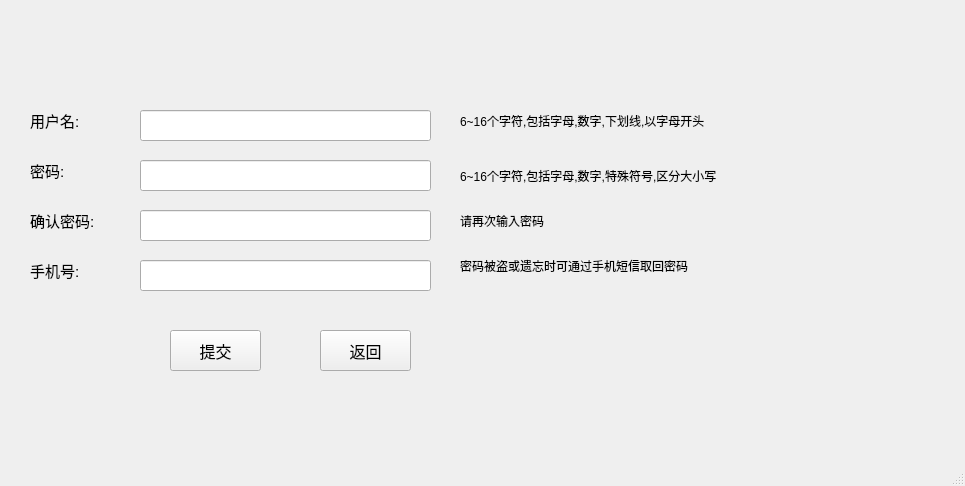
<?xml version="1.0" encoding="UTF-8"?>
<ui version="4.0">
 <class>Register</class>
 <widget class="QMainWindow" name="Register">
  <property name="geometry">
   <rect>
    <x>0</x>
    <y>0</y>
    <width>965</width>
    <height>486</height>
   </rect>
  </property>
  <property name="windowTitle">
   <string>Register</string>
  </property>
  <property name="styleSheet">
   <string notr="true">QWidget#centralwidget {
	border-image: url(:/new/prefix1/4908302_120933397000_2.jpg);}</string>
  </property>
  <widget class="QWidget" name="centralwidget">
   <widget class="QLabel" name="label">
    <property name="geometry">
     <rect>
      <x>30</x>
      <y>100</y>
      <width>91</width>
      <height>41</height>
     </rect>
    </property>
    <property name="font">
     <font>
      <pointsize>11</pointsize>
     </font>
    </property>
    <property name="text">
     <string>用户名:</string>
    </property>
   </widget>
   <widget class="QLabel" name="label_2">
    <property name="geometry">
     <rect>
      <x>30</x>
      <y>150</y>
      <width>81</width>
      <height>41</height>
     </rect>
    </property>
    <property name="font">
     <font>
      <pointsize>11</pointsize>
     </font>
    </property>
    <property name="text">
     <string>密码:</string>
    </property>
   </widget>
   <widget class="QLabel" name="label_3">
    <property name="geometry">
     <rect>
      <x>30</x>
      <y>200</y>
      <width>91</width>
      <height>41</height>
     </rect>
    </property>
    <property name="font">
     <font>
      <pointsize>11</pointsize>
     </font>
    </property>
    <property name="text">
     <string>确认密码:</string>
    </property>
   </widget>
   <widget class="QLabel" name="label_4">
    <property name="geometry">
     <rect>
      <x>30</x>
      <y>250</y>
      <width>71</width>
      <height>41</height>
     </rect>
    </property>
    <property name="font">
     <font>
      <pointsize>11</pointsize>
     </font>
    </property>
    <property name="text">
     <string>手机号:</string>
    </property>
   </widget>
   <widget class="QLineEdit" name="lineEdit">
    <property name="geometry">
     <rect>
      <x>140</x>
      <y>110</y>
      <width>291</width>
      <height>31</height>
     </rect>
    </property>
    <property name="font">
     <font>
      <pointsize>10</pointsize>
     </font>
    </property>
   </widget>
   <widget class="QLineEdit" name="lineEdit_2">
    <property name="geometry">
     <rect>
      <x>140</x>
      <y>160</y>
      <width>291</width>
      <height>31</height>
     </rect>
    </property>
    <property name="font">
     <font>
      <pointsize>10</pointsize>
     </font>
    </property>
    <property name="echoMode">
     <enum>QLineEdit::Password</enum>
    </property>
   </widget>
   <widget class="QLineEdit" name="lineEdit_3">
    <property name="geometry">
     <rect>
      <x>140</x>
      <y>210</y>
      <width>291</width>
      <height>31</height>
     </rect>
    </property>
    <property name="font">
     <font>
      <pointsize>10</pointsize>
     </font>
    </property>
    <property name="echoMode">
     <enum>QLineEdit::Password</enum>
    </property>
   </widget>
   <widget class="QLineEdit" name="lineEdit_4">
    <property name="geometry">
     <rect>
      <x>140</x>
      <y>260</y>
      <width>291</width>
      <height>31</height>
     </rect>
    </property>
    <property name="font">
     <font>
      <pointsize>10</pointsize>
     </font>
    </property>
   </widget>
   <widget class="QPushButton" name="pushButton">
    <property name="geometry">
     <rect>
      <x>170</x>
      <y>330</y>
      <width>91</width>
      <height>41</height>
     </rect>
    </property>
    <property name="font">
     <font>
      <pointsize>12</pointsize>
     </font>
    </property>
    <property name="text">
     <string>提交</string>
    </property>
   </widget>
   <widget class="QPushButton" name="pushButton_2">
    <property name="geometry">
     <rect>
      <x>320</x>
      <y>330</y>
      <width>91</width>
      <height>41</height>
     </rect>
    </property>
    <property name="font">
     <font>
      <pointsize>12</pointsize>
     </font>
    </property>
    <property name="text">
     <string>返回</string>
    </property>
   </widget>
   <widget class="QLabel" name="label_5">
    <property name="geometry">
     <rect>
      <x>460</x>
      <y>100</y>
      <width>451</width>
      <height>41</height>
     </rect>
    </property>
    <property name="font">
     <font>
      <pointsize>9</pointsize>
     </font>
    </property>
    <property name="text">
     <string>6~16个字符,包括字母,数字,下划线,以字母开头</string>
    </property>
   </widget>
   <widget class="QLabel" name="label_6">
    <property name="geometry">
     <rect>
      <x>460</x>
      <y>160</y>
      <width>471</width>
      <height>31</height>
     </rect>
    </property>
    <property name="font">
     <font>
      <pointsize>9</pointsize>
     </font>
    </property>
    <property name="text">
     <string>6~16个字符,包括字母,数字,特殊符号,区分大小写</string>
    </property>
   </widget>
   <widget class="QLabel" name="label_7">
    <property name="geometry">
     <rect>
      <x>460</x>
      <y>200</y>
      <width>351</width>
      <height>41</height>
     </rect>
    </property>
    <property name="font">
     <font>
      <pointsize>9</pointsize>
     </font>
    </property>
    <property name="text">
     <string>请再次输入密码</string>
    </property>
   </widget>
   <widget class="QLabel" name="label_8">
    <property name="geometry">
     <rect>
      <x>460</x>
      <y>240</y>
      <width>461</width>
      <height>51</height>
     </rect>
    </property>
    <property name="font">
     <font>
      <pointsize>9</pointsize>
     </font>
    </property>
    <property name="text">
     <string>密码被盗或遗忘时可通过手机短信取回密码</string>
    </property>
   </widget>
  </widget>
  <widget class="QStatusBar" name="statusbar"/>
 </widget>
 <resources/>
 <connections/>
</ui>
